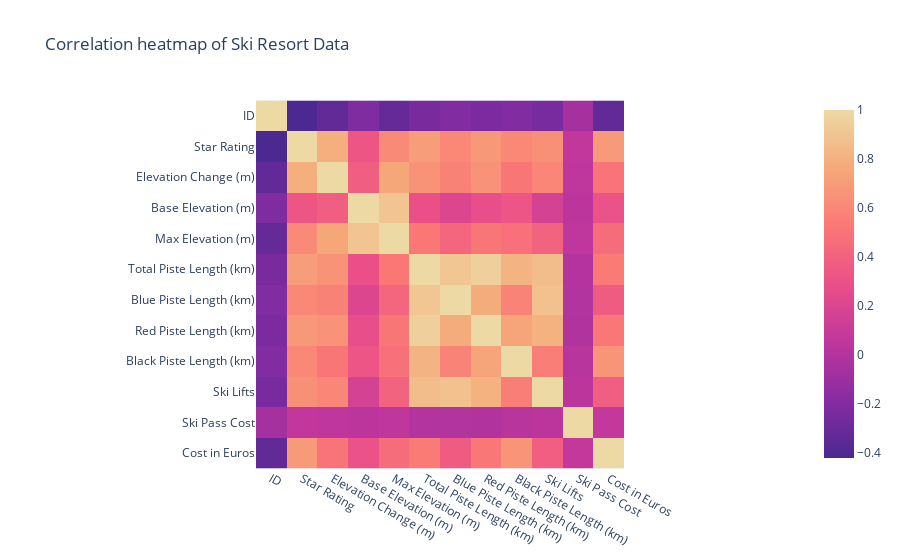

Notebook source saved alongside this figure:
### Code cell
px.imshow(df_ski_data.corr(), color_continuous_scale='Agsunset', title="Correlation heatmap of Ski Resort Data")

### Figure 1 — Plotly figure (JSON) as saved in the notebook; plotly's stock layout.template omitted (floating-point values rounded to 4 significant figures; data arrays with more than 128 entries replaced by an {"elided": "..."} marker saying what was removed)
{"data": [{"coloraxis": "coloraxis", "hovertemplate": "x: %{x}<br>y: %{y}<br>color: %{z}<extra></extra>", "name": "0", "type": "heatmap", "x": ["ID", "Star Rating", "Elevation Change (m)", "Base Elevation (m)", "Max Elevation (m)", "Total Piste Length (km)", "Blue Piste Length (km)", "Red Piste Length (km)", "Black Piste Length (km)", "Ski Lifts", "Ski Pass Cost", "Cost in Euros"], "xaxis": "x", "y": ["ID", "Star Rating", "Elevation Change (m)", "Base Elevation (m)", "Max Elevation (m)", "Total Piste Length (km)", "Blue Piste Length (km)", "Red Piste Length (km)", "Black Piste Length (km)", "Ski Lifts", "Ski Pass Cost", "Cost in Euros"], "yaxis": "y", "z": {"elided": "12x12 float values"}}], "layout": {"coloraxis": {"colorscale": [[0, "rgb(75, 41, 145)"], [0.1667, "rgb(135, 44, 162)"], [0.3333, "rgb(192, 54, 157)"], [0.5, "rgb(234, 79, 136)"], [0.6667, "rgb(250, 120, 118)"], [0.8333, "rgb(246, 169, 122)"], [1, "rgb(237, 217, 163)"]]}, "title": {"text": "Correlation heatmap of Ski Resort Data"}, "xaxis": {"anchor": "y", "constrain": "domain", "domain": [0, 1], "scaleanchor": "y"}, "yaxis": {"anchor": "x", "autorange": "reversed", "constrain": "domain", "domain": [0, 1]}}}
